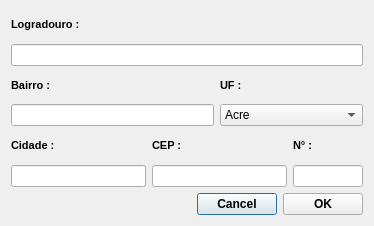
<?xml version="1.0" encoding="UTF-8"?>
<ui version="4.0">
 <class>frmCad_Endereco</class>
 <widget class="QDialog" name="frmCad_Endereco">
  <property name="geometry">
   <rect>
    <x>0</x>
    <y>0</y>
    <width>374</width>
    <height>226</height>
   </rect>
  </property>
  <property name="windowTitle">
   <string>Endereco</string>
  </property>
  <property name="windowIcon">
   <iconset resource="arquivos.qrc">
    <normaloff>:/Arquivos/Imagens/endereco.png</normaloff>:/Arquivos/Imagens/endereco.png</iconset>
  </property>
  <layout class="QGridLayout" name="gridLayout_4">
   <item row="0" column="0" colspan="2">
    <layout class="QGridLayout" name="gridLayout">
     <item row="0" column="0">
      <widget class="QLabel" name="logradouroLabel">
       <property name="font">
        <font>
         <pointsize>8</pointsize>
         <weight>75</weight>
         <bold>true</bold>
         <underline>false</underline>
        </font>
       </property>
       <property name="text">
        <string>Logradouro :</string>
       </property>
      </widget>
     </item>
     <item row="1" column="0">
      <widget class="QLineEdit" name="logradouroLineEdit"/>
     </item>
    </layout>
   </item>
   <item row="1" column="0" colspan="2">
    <layout class="QGridLayout" name="gridLayout_2">
     <item row="0" column="0">
      <widget class="QLabel" name="bairroLabel">
       <property name="font">
        <font>
         <pointsize>8</pointsize>
         <weight>75</weight>
         <bold>true</bold>
         <underline>false</underline>
        </font>
       </property>
       <property name="text">
        <string>Bairro :</string>
       </property>
      </widget>
     </item>
     <item row="0" column="1">
      <widget class="QLabel" name="uFLabel">
       <property name="font">
        <font>
         <pointsize>8</pointsize>
         <weight>75</weight>
         <bold>true</bold>
         <underline>false</underline>
        </font>
       </property>
       <property name="text">
        <string>UF :</string>
       </property>
       <property name="alignment">
        <set>Qt::AlignLeading|Qt::AlignLeft|Qt::AlignVCenter</set>
       </property>
      </widget>
     </item>
     <item row="1" column="0">
      <widget class="QLineEdit" name="bairroLineEdit">
       <property name="text">
        <string/>
       </property>
      </widget>
     </item>
     <item row="1" column="1">
      <widget class="QComboBox" name="uFComboBox">
       <property name="sizePolicy">
        <sizepolicy hsizetype="Preferred" vsizetype="Maximum">
         <horstretch>0</horstretch>
         <verstretch>0</verstretch>
        </sizepolicy>
       </property>
       <property name="maximumSize">
        <size>
         <width>170</width>
         <height>25</height>
        </size>
       </property>
       <item>
        <property name="text">
         <string>Acre</string>
        </property>
       </item>
       <item>
        <property name="text">
         <string>Alagoas</string>
        </property>
       </item>
       <item>
        <property name="text">
         <string>Amapá</string>
        </property>
       </item>
       <item>
        <property name="text">
         <string>Amazonas</string>
        </property>
       </item>
       <item>
        <property name="text">
         <string>Bahia</string>
        </property>
       </item>
       <item>
        <property name="text">
         <string>Ceará</string>
        </property>
       </item>
       <item>
        <property name="text">
         <string>Distrito Federal</string>
        </property>
       </item>
       <item>
        <property name="text">
         <string>Espírito Santo</string>
        </property>
       </item>
       <item>
        <property name="text">
         <string>Goiás</string>
        </property>
       </item>
       <item>
        <property name="text">
         <string>Maranhão</string>
        </property>
       </item>
       <item>
        <property name="text">
         <string>Mato Grosso</string>
        </property>
       </item>
       <item>
        <property name="text">
         <string>Mato Grosso do Sul</string>
        </property>
       </item>
       <item>
        <property name="text">
         <string>Minas Gerais</string>
        </property>
       </item>
       <item>
        <property name="text">
         <string>Pará</string>
        </property>
       </item>
       <item>
        <property name="text">
         <string>Paraíba</string>
        </property>
       </item>
       <item>
        <property name="text">
         <string>Paraná</string>
        </property>
       </item>
       <item>
        <property name="text">
         <string>Pernambuco</string>
        </property>
       </item>
       <item>
        <property name="text">
         <string>Piauí</string>
        </property>
       </item>
       <item>
        <property name="text">
         <string>Rio de Janeiro</string>
        </property>
       </item>
       <item>
        <property name="text">
         <string>Rio Grande do Norte</string>
        </property>
       </item>
       <item>
        <property name="text">
         <string>Rio Grande do Sul</string>
        </property>
       </item>
       <item>
        <property name="text">
         <string>Rondônia</string>
        </property>
       </item>
       <item>
        <property name="text">
         <string>Roraima</string>
        </property>
       </item>
       <item>
        <property name="text">
         <string>Santa Catarina</string>
        </property>
       </item>
       <item>
        <property name="text">
         <string>São Paulo</string>
        </property>
       </item>
       <item>
        <property name="text">
         <string>Sergipe</string>
        </property>
       </item>
       <item>
        <property name="text">
         <string>Tocantins</string>
        </property>
       </item>
      </widget>
     </item>
    </layout>
   </item>
   <item row="2" column="0" colspan="2">
    <layout class="QGridLayout" name="gridLayout_3">
     <item row="0" column="0">
      <widget class="QLabel" name="cidadeLabel">
       <property name="font">
        <font>
         <pointsize>8</pointsize>
         <weight>75</weight>
         <bold>true</bold>
         <underline>false</underline>
        </font>
       </property>
       <property name="text">
        <string>Cidade :</string>
       </property>
       <property name="alignment">
        <set>Qt::AlignLeading|Qt::AlignLeft|Qt::AlignVCenter</set>
       </property>
      </widget>
     </item>
     <item row="0" column="1">
      <widget class="QLabel" name="cEPLabel">
       <property name="font">
        <font>
         <pointsize>8</pointsize>
         <weight>75</weight>
         <bold>true</bold>
         <underline>false</underline>
        </font>
       </property>
       <property name="text">
        <string>CEP :</string>
       </property>
       <property name="alignment">
        <set>Qt::AlignLeading|Qt::AlignLeft|Qt::AlignVCenter</set>
       </property>
      </widget>
     </item>
     <item row="0" column="2">
      <widget class="QLabel" name="numeroLabel">
       <property name="font">
        <font>
         <pointsize>8</pointsize>
         <weight>75</weight>
         <bold>true</bold>
         <underline>false</underline>
        </font>
       </property>
       <property name="text">
        <string>N° :</string>
       </property>
      </widget>
     </item>
     <item row="1" column="0">
      <widget class="QLineEdit" name="cidadeLineEdit">
       <property name="text">
        <string/>
       </property>
      </widget>
     </item>
     <item row="1" column="1">
      <widget class="QLineEdit" name="cEPLineEdit">
       <property name="text">
        <string/>
       </property>
      </widget>
     </item>
     <item row="1" column="2">
      <widget class="QLineEdit" name="numeroLineEdit">
       <property name="maximumSize">
        <size>
         <width>70</width>
         <height>25</height>
        </size>
       </property>
       <property name="text">
        <string/>
       </property>
      </widget>
     </item>
    </layout>
   </item>
   <item row="3" column="0">
    <spacer name="horizontalSpacer">
     <property name="orientation">
      <enum>Qt::Horizontal</enum>
     </property>
     <property name="sizeHint" stdset="0">
      <size>
       <width>169</width>
       <height>20</height>
      </size>
     </property>
    </spacer>
   </item>
   <item row="3" column="1">
    <layout class="QHBoxLayout" name="horizontalLayout">
     <item>
      <widget class="QPushButton" name="pushButton_Cancel">
       <property name="font">
        <font>
         <weight>75</weight>
         <bold>true</bold>
        </font>
       </property>
       <property name="text">
        <string>Cancel</string>
       </property>
       <property name="icon">
        <iconset resource="arquivos.qrc">
         <normaloff>:/Arquivos/Imagens/cancel.png</normaloff>:/Arquivos/Imagens/cancel.png</iconset>
       </property>
      </widget>
     </item>
     <item>
      <widget class="QPushButton" name="pushButton_OK">
       <property name="font">
        <font>
         <weight>75</weight>
         <bold>true</bold>
        </font>
       </property>
       <property name="text">
        <string>OK</string>
       </property>
       <property name="icon">
        <iconset resource="arquivos.qrc">
         <normaloff>:/Arquivos/Imagens/OK.png</normaloff>:/Arquivos/Imagens/OK.png</iconset>
       </property>
      </widget>
     </item>
    </layout>
   </item>
  </layout>
 </widget>
 <tabstops>
  <tabstop>logradouroLineEdit</tabstop>
  <tabstop>bairroLineEdit</tabstop>
  <tabstop>uFComboBox</tabstop>
  <tabstop>cidadeLineEdit</tabstop>
  <tabstop>cEPLineEdit</tabstop>
  <tabstop>numeroLineEdit</tabstop>
  <tabstop>pushButton_OK</tabstop>
  <tabstop>pushButton_Cancel</tabstop>
 </tabstops>
 <resources>
  <include location="arquivos.qrc"/>
 </resources>
 <connections/>
</ui>
